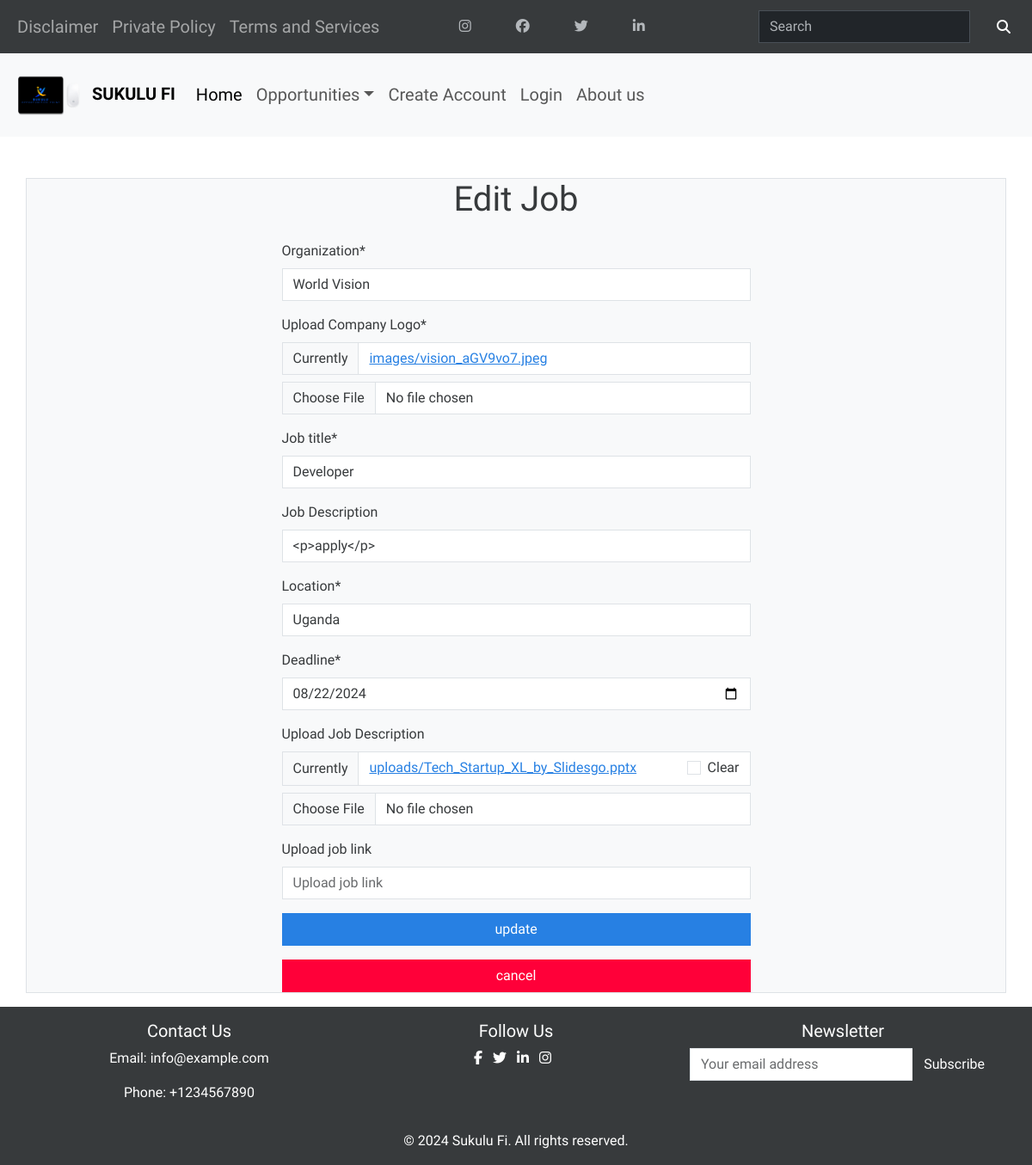
The app's page /posts/edit/1/ with its own data.
### jobs/models.py (models this page shows, shortened)
class Jobs(models.Model):
    company = models.CharField(max_length=100)
    logo = models.ImageField(upload_to='images/', default='images/default.jpg', validators=[validate_image_extension])
    title = models.CharField(max_length=200)
    description = RichTextField(blank=True, null=True)
    location = models.CharField(max_length=100)
    deadline = models.DateField()
    description_file = models.FileField(upload_to='uploads', blank=True, null=True)
    link = models.URLField(blank=True, null=True)
    status = models.CharField(max_length=10, choices=STATUS_CHOICES, default='active')
    created_by = models.ForeignKey(CustomUser, on_delete=models.CASCADE, default=True)
    created_at = models.DateTimeField(default=timezone.now, editable=False)  # New field

### posts/views.py (the view)
# urls.py: path('edit/<int:id>/',  views.edit, name='edit'),
def edit(request, id):
    job= Jobs.objects.get(pk=id)
    if request.method == "POST":
        form = JobForm(request.POST, instance=job)
        if form.is_valid():
            form.save()
            messages.success(request, f'Record Updated successfully')
            return redirect('edit_success')
    else:
        form = JobForm(instance=job)
    return render(request,'posts/edit.html',{'form':form})

### posts/templates/posts/edit.html (shortened to what this page needs)
{% extends "cores/base.html" %}
{% block content %}
    <div class="container mt-5 bg-light border border mb-3">
        <h1 class="text-center mb-4">Edit Job</h1>
        <div class="row justify-content-center">
            <div class="col-md-6">
                <form class="form-group" action="" enctype="multipart/form-data" method="POST">
                    {% load crispy_forms_tags %}
                    {{ form|crispy }}
                    <div class="d-grid gap-2 mt-3">
                        <button type="submit" class="btn btn-primary mb-2">update</button>
                        <a href="{% url 'E-dashboard' %}"  class=" btn btn-danger ml-3">cancel</a>
                    </div>
                </form>
            </div>
        </div>
    </div>
{% endblock %}

### core/static/css/style.css (style rules this page uses)
body { display: flex; flex-direction: column; min-height: 100vh; }

### records on screen
Jobs: company "World Vision", title "Developer", description "<p>apply</p>", location "Uganda", deadline "08/22/2024"
